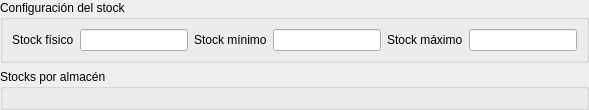
     <widget class="QWidget" name="pageStocks">
      <layout class="QVBoxLayout" name="verticalLayout_4">
       <property name="leftMargin">
        <number>0</number>
       </property>
       <property name="topMargin">
        <number>0</number>
       </property>
       <property name="rightMargin">
        <number>0</number>
       </property>
       <property name="bottomMargin">
        <number>0</number>
       </property>
       <item>
        <widget class="QGroupBox" name="groupBox_12">
         <property name="title">
          <string>Configuración del stock</string>
         </property>
         <layout class="QHBoxLayout" name="horizontalLayout">
          <item>
           <widget class="QLabel" name="label_8">
            <property name="text">
             <string>Stock físico</string>
            </property>
           </widget>
          </item>
          <item>
           <widget class="DBNumberEdit" name="db_stockfis">
            <property name="fieldName" stdset="0">
             <string>stockfis</string>
            </property>
           </widget>
          </item>
          <item>
           <widget class="QLabel" name="label_9">
            <property name="text">
             <string>Stock mínimo</string>
            </property>
           </widget>
          </item>
          <item>
           <widget class="DBNumberEdit" name="db_stockmin">
            <property name="fieldName" stdset="0">
             <string>stockmin</string>
            </property>
           </widget>
          </item>
          <item>
           <widget class="QLabel" name="label_10">
            <property name="text">
             <string>Stock máximo</string>
            </property>
           </widget>
          </item>
          <item>
           <widget class="DBNumberEdit" name="db_stockmax">
            <property name="fieldName" stdset="0">
             <string>stockmax</string>
            </property>
           </widget>
          </item>
         </layout>
        </widget>
       </item>
       <item>
        <widget class="QGroupBox" name="groupBox_8">
         <property name="title">
          <string>Stocks por almacén</string>
         </property>
         <layout class="QGridLayout" name="gridLayout_4">
          <item row="0" column="0">
           <widget class="DBDetailView" name="db_stocks" native="true">
            <property name="relationName" stdset="0">
             <string>stocks</string>
            </property>
            <property name="dataEditable" stdset="0">
             <bool>true</bool>
            </property>
           </widget>
          </item>
         </layout>
        </widget>
       </item>
      </layout>
     </widget>
